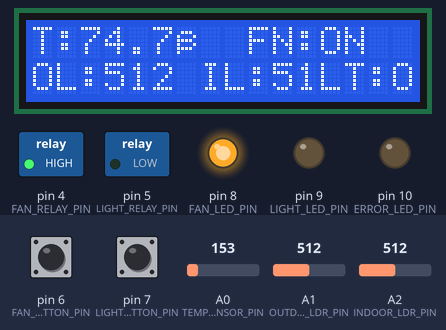
The sketch below on a simulated Arduino Uno, built with avr-gcc and run on an emulated ATmega328P. Shown: 16×2 character LCD, switched loads named in the sketch (green lamp = pin HIGH), output pins drawn as LEDs (lit = HIGH). Dashed ring = blinking. The inputs (shaded band) are chosen by the test bench; at power-on: A0 (TEMP_SENSOR_PIN) = 153, pin 6 (FAN_BUTTON_PIN) HIGH, pin 7 (LIGHT_BUTTON_PIN) HIGH, A1 (OUTDOOR_LDR_PIN) = 512, A2 (INDOOR_LDR_PIN) = 512. What the sketch prints to the serial monitor is not drawn.

Above: at 3.2 s.
3.3 s: A0 (TEMP_SENSOR_PIN) set to 197
At 4.9 s:
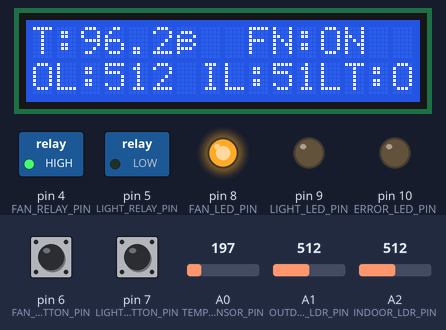
6.4 s: A0 (TEMP_SENSOR_PIN) set to 220
At 8.2 s:
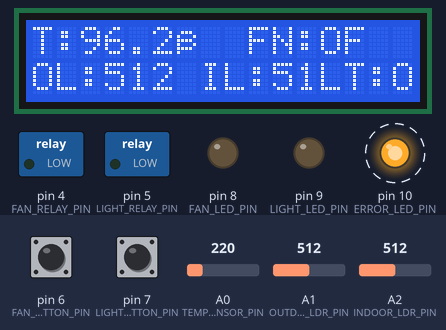
9.3 s: pin 6 (FAN_BUTTON_PIN) pulled LOW for 1 s
At 10.0 s:
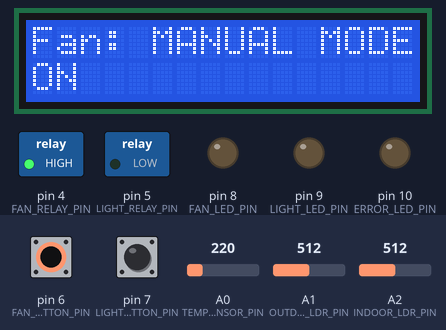
12.7 s: pin 7 (LIGHT_BUTTON_PIN) pulled LOW for 1 s
At 13.5 s:
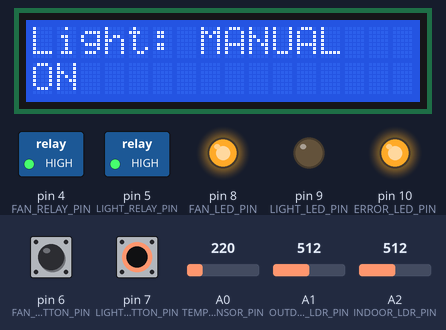
16.6 s: pin 7 (LIGHT_BUTTON_PIN) pulled LOW for 0.15 s
At 19.1 s:
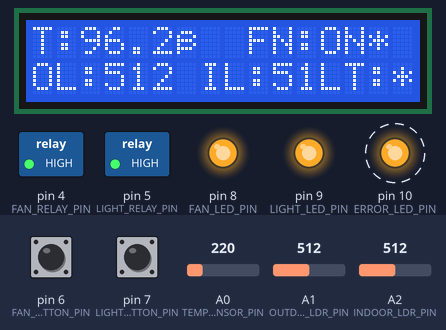
19.7 s: pin 6 (FAN_BUTTON_PIN) pulled LOW for 3.2 s
At 20.7 s:
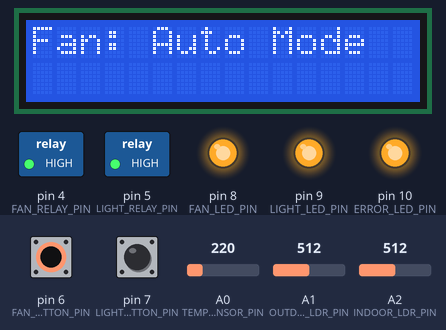
Timing chart, 0 to 26.1 s (numbered marks = the images above; inputs shaded):
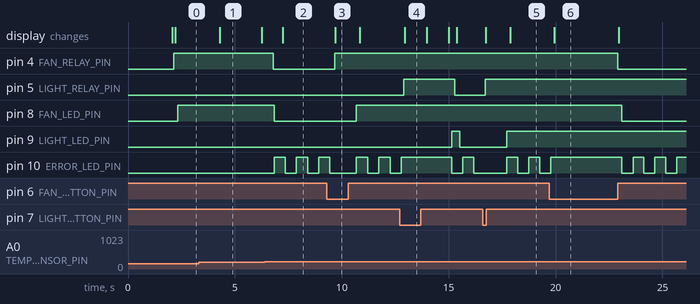

The sketch:

code.ino
```cpp
#include <Wire.h>   // required for the I2C devices communication.
#include <LiquidCrystal_I2C.h>

//pins declarations and definitions.

const int TEMP_SENSOR_PIN = A0;       // LM35 temperature sensor
const int OUTDOOR_LDR_PIN = A1;    // Outdoor light sensor
const int INDOOR_LDR_PIN = A2;        // Indoor light sensor


const int FAN_RELAY_PIN = 4;          // Relay control for fan
const int LIGHT_RELAY_PIN = 5;        // Relay control for lights


const int FAN_BUTTON_PIN = 6;         // Manual fan override button
const int LIGHT_BUTTON_PIN = 7;       // Manual light override button


const int FAN_LED_PIN = 8;            // Blue LED
const int LIGHT_LED_PIN = 9;          // Yellow LED
const int ERROR_LED_PIN = 10;         // Red LED


// temperature thresholds
const float TEMP_THRESHOLD_ON = 28.0;      // Fan ON above this temp (°C)
const float TEMP_THRESHOLD_OFF = 24.0;     // Fan OFF below this temp (°C)
//here in the temp threshold,the offing temp is 4°C less than the onning temp (hysteresis).

// Light thresholds
const int LIGHT_THRESHOLD_ON = 400;        // Lights ON below this (darker)
const int LIGHT_THRESHOLD_OFF = 500;       // Lights OFF above this (brighter)
// here also there is hysteresis in lights thresholds.

const int INDOOR_LIGHT_THRESHOLD = 300;     //here we are defining the threshold for the room also,this prevents turning on lights when room already bright

// Sunset simulation steps
const int SUNSET_STEPS = 10;                // 10 brightness levels for gradual change
const unsigned long STEP_DURATION = 30000;  // 30 seconds between steps

//timings
const unsigned long SENSOR_READ_INTERVAL = 500;      // Read sensors every 500ms
const unsigned long DISPLAY_UPDATE_INTERVAL = 1000;   // Update LCD every 1 second
const unsigned long TREND_WINDOW = 30000;             // 30 second trend window
const unsigned long MANUAL_OVERRIDE_TIMEOUT = 3600000; // 1 hour in milliseconds
const unsigned long BUTTON_DEBOUNCE_DELAY = 50;       // 50ms debounce


LiquidCrystal_I2C lcd(0x3F, 16, 2);

// Current sensor readings
float currentTemperature = 0.0;
int outdoorLightLevel = 0;
int indoorLightLevel = 0;

// Control states
bool fanState = false;              // Actual fan state (relay)
bool lightState = false;             // Actual light state (relay)
int currentBrightness = 0;           // 0-100% for sunset simulation

// Manual override states
bool fanManualOverride = false;
bool lightManualOverride = false;
unsigned long fanOverrideStartTime = 0;
unsigned long lightOverrideStartTime = 0;
bool fanManualState = false;
bool lightManualState = false;

// Temperature trend tracking
float temperatureReadings[10];        // Circular buffer for temperature history or trends
int tempIndex = 0;
unsigned long lastTrendTime = 0;

// Sunset simulation tracking
int targetBrightness = 0;
unsigned long lastStepTime = 0;
int currentStep = 0;

// Timing variables
unsigned long lastSensorRead = 0;
unsigned long lastDisplayUpdate = 0;
unsigned long lastErrorBlink = 0;

// Button states with debouncing
int lastFanButtonState = HIGH;
int lastLightButtonState = HIGH;
unsigned long lastFanButtonDebounce = 0;
unsigned long lastLightButtonDebounce = 0;

// Error flags
bool sensorError = false;
bool lastSensorError = false;


void setup() {

  Serial.begin(9600);     //9600 bits per second.
  Serial.println(F("Smart Climate & Lighting Control System"));

  // Initialize all pins
  pinMode(FAN_RELAY_PIN, OUTPUT);
  pinMode(LIGHT_RELAY_PIN, OUTPUT);
  pinMode(FAN_BUTTON_PIN, INPUT_PULLUP);  // Using internal pull-up
  pinMode(LIGHT_BUTTON_PIN, INPUT_PULLUP);
  pinMode(FAN_LED_PIN, OUTPUT);
  pinMode(LIGHT_LED_PIN, OUTPUT);
  pinMode(ERROR_LED_PIN, OUTPUT);

  // Set initial states to OFF
  digitalWrite(FAN_RELAY_PIN, LOW);
  digitalWrite(LIGHT_RELAY_PIN, LOW);
  digitalWrite(FAN_LED_PIN, LOW);
  digitalWrite(LIGHT_LED_PIN, LOW);
  digitalWrite(ERROR_LED_PIN, LOW);

  // Initialize LCD
  lcd.init();
  lcd.backlight();

  // Display welcome message
  lcd.setCursor(0, 0);
  lcd.print("Smart Climate");
  lcd.setCursor(0, 1);
  Serial.println(F("LCD Initialized - Welcome Screen"));
  delay(2000);
  lcd.clear();

  // Initialize temperature readings array
  for (int i = 0; i < 10; i++) {
    temperatureReadings[i] = 0.0;
  }
}

void loop() {
  unsigned long currentMillis = millis();

  //reading sensors in equispaced timings.
  if (currentMillis - lastSensorRead >= SENSOR_READ_INTERVAL) {
    readSensors();
    updateTemperatureTrend();
    lastSensorRead = currentMillis;
  }

  checkManualOverrides();
  if (!fanManualOverride) {
    updateFanControl();
  } else {
    //Check if manual override timeout has expired i.e. if 1 hour is passed.
    if (currentMillis - fanOverrideStartTime > MANUAL_OVERRIDE_TIMEOUT) {
      fanManualOverride = false;
      Serial.println(F("Fan manual override timeout,reverting to auto"));
      lcd.clear();
      lcd.setCursor(0, 0);
      lcd.print("Fan: Auto Mode");
      delay(1000);
    }
  }

  if (!lightManualOverride) {
    updateLightControl();
  } else {
    if (currentMillis - lightOverrideStartTime > MANUAL_OVERRIDE_TIMEOUT) {
      lightManualOverride = false;
      Serial.println(F("Light manual override timeout - reverting to auto"));
      lcd.clear();
      lcd.setCursor(0, 0);
      lcd.print("Light: Auto Mode");
      delay(1000);
    }
  }
  // gradual dimming of light
  updateSunsetSimulation(currentMillis);

  //updating the lcd display.
  if (currentMillis - lastDisplayUpdate >= DISPLAY_UPDATE_INTERVAL) {
    updateDisplay();
    lastDisplayUpdate = currentMillis;
  }

  updateStatusLEDs();
  delay(50);
}

void readSensors() {
  int tempRaw = analogRead(TEMP_SENSOR_PIN);
  int outdoorRaw = analogRead(OUTDOOR_LDR_PIN);
  int indoorRaw = analogRead(INDOOR_LDR_PIN);

  //temp convertion,converts raw ADC to temp in °C
  float calculatedTemp = (tempRaw * 5.0 / 1024.0) * 100.0;

  // Validation
  sensorError = false;

  // temp check--LM35 should read between -10°C and 100°C for valid range)
  if (calculatedTemp < -10.0 || calculatedTemp > 100.0) {
    sensorError = true;
    Serial.print(F("WARNING: Invalid temperature reading: "));
    Serial.println(calculatedTemp);
  } else {
    currentTemperature = calculatedTemp;
  }

  // Check LDR readings (should be between 0-1023)
  if (outdoorRaw < 0 || outdoorRaw > 1023 || indoorRaw < 0 || indoorRaw > 1023) {
    sensorError = true;
    Serial.println(F("WARNING: Invalid LDR reading"));
  } else {
    outdoorLightLevel = outdoorRaw;
    indoorLightLevel = indoorRaw;
  }

  // Log readings for debugging
  Serial.println("current Temp: " + String(currentTemperature, 1) + "°C");
  Serial.println("Outdoor light level: "+ String(outdoorLightLevel));
  Serial.println("Indoor light level: "+ String(indoorLightLevel));

  // Handle error LED
  if (sensorError && !lastSensorError) {
    // New error detected
    Serial.println(F("ERROR: Sensor failure detected!"));
    lastSensorError = true;
  } else if (!sensorError && lastSensorError) {
    // Error cleared
    lastSensorError = false;
  }
}

void updateTemperatureTrend() {
  temperatureReadings[tempIndex] = currentTemperature;
  tempIndex = (tempIndex + 1) % 10;
  lastTrendTime = millis();
}

float calculateTemperatureTrend() {
  float sumOld = 0.0;
  float sumNew = 0.0;
  int countOld = 0;
  int countNew = 0;

  // Average of old 3 readings
  for (int i = 0; i < 3; i++) {
    int index = (tempIndex - 1 - i + 10) % 10;
    if (temperatureReadings[index] > 0.1) {
      sumOld += temperatureReadings[index];
      countOld++;
    }
  }

  // Average of new 3 readings (current)
  for (int i = 0; i < 3; i++) {
    int index = (tempIndex - 4 - i + 10) % 10;
    if (temperatureReadings[index] > 0.1) {
      sumNew += temperatureReadings[index];
      countNew++;
    }
  }

  if (countOld > 0 && countNew > 0) {
    float avgOld = sumOld / countOld;
    float avgNew = sumNew / countNew;
    float trend = avgNew - avgOld;

    // Log trend for debugging
    if (abs(trend) > 0.5) {
      Serial.print(F("Temperature trend: "));
      Serial.print(trend, 2);
      Serial.println(trend > 0 ? F("°C/30s (Rising)") : F("°C/30s (Falling)"));
    }

    return trend;
  }

  return 0.0;  // Not enough data
}


void checkManualOverrides() {
  unsigned long currentMillis = millis();

  // Read button states
  int fanButtonReading = digitalRead(FAN_BUTTON_PIN);
  int lightButtonReading = digitalRead(LIGHT_BUTTON_PIN);

  // Fan button debouncing
  if (fanButtonReading != lastFanButtonState) {
    lastFanButtonDebounce = currentMillis;
  }

  if ((currentMillis - lastFanButtonDebounce) > BUTTON_DEBOUNCE_DELAY) {
    // Stable reading
    if (fanButtonReading == LOW) {  // Button pressed (LOW due to pull-up)
      fanManualOverride = !fanManualOverride;
      fanOverrideStartTime = currentMillis;

      if (fanManualOverride) {
        // Entering manual mode - toggle current state
        fanManualState = !fanState;
        digitalWrite(FAN_RELAY_PIN, fanManualState ? HIGH : LOW);
        fanState = fanManualState;
        Serial.println(F("BUTTON: Fan manual mode activated"));
        lcd.clear();
        lcd.setCursor(0, 0);
        lcd.print("Fan: MANUAL MODE");
        lcd.setCursor(0, 1);
        lcd.print(fanManualState ? "ON" : "OFF");
        delay(1000);
      } else {
        // Exiting manual mode
        Serial.println(F("BUTTON: Fan auto mode restored"));
        lcd.clear();
        lcd.setCursor(0, 0);
        lcd.print("Fan: Auto Mode");
        delay(1000);
      }

      // Debounce: wait for button release
      while (digitalRead(FAN_BUTTON_PIN) == LOW) {
        delay(10);
      }
    }
  }

  lastFanButtonState = fanButtonReading;

  // Light button debouncing
  if (lightButtonReading != lastLightButtonState) {
    lastLightButtonDebounce = currentMillis;
  }

  if ((currentMillis - lastLightButtonDebounce) > BUTTON_DEBOUNCE_DELAY) {
    if (lightButtonReading == LOW) {
      lightManualOverride = !lightManualOverride;
      lightOverrideStartTime = currentMillis;

      if (lightManualOverride) {
        lightManualState = !lightState;
        digitalWrite(LIGHT_RELAY_PIN, lightManualState ? HIGH : LOW);
        lightState = lightManualState;
        currentBrightness = lightManualState ? 100 : 0;
        Serial.println(F("BUTTON: Light manual mode activated"));
        lcd.clear();
        lcd.setCursor(0, 0);
        lcd.print("Light: MANUAL");
        lcd.setCursor(0, 1);
        lcd.print(lightManualState ? "ON" : "OFF");
        delay(1000);
      } else {
        Serial.println(F("BUTTON: Light auto mode restored"));
        lcd.clear();
        lcd.setCursor(0, 0);
        lcd.print("Light: Auto Mode");
        delay(1000);
      }

      while (digitalRead(LIGHT_BUTTON_PIN) == LOW) {
        delay(10);
      }
    }
  }

  lastLightButtonState = lightButtonReading;
}


void updateFanControl() {
  // Skip if sensor error (safe mode)
  if (sensorError) {
    if (fanState) {
      // Turn off fan in safe mode
      digitalWrite(FAN_RELAY_PIN, LOW);
      fanState = false;
      Serial.println(F("SAFE MODE: Fan turned OFF due to sensor error"));
    }
    return;
  }

  float trend = calculateTemperatureTrend();
  bool shouldFanBeOn = fanState;

  // Check if we should turn fan ON
  if (!fanState) {
    // Fan is currently OFF

    // Case 1: Temperature above threshold
    if (currentTemperature > TEMP_THRESHOLD_ON) {
      shouldFanBeOn = true;
      Serial.println(F("FAN: Temperature above threshold---turning ON"));
    }
    // Case 2: Temperature rising fast (predictive pre-cooling)
    else if (currentTemperature > (TEMP_THRESHOLD_ON - 2.0) && trend > 1.5) {
      shouldFanBeOn = true;
      Serial.println(F("FAN: Rapid temperature rise detected--- pre-cooling ON"));
    }
  }
  else {
    // Fan is currently ON

    // Turn OFF only when temperature drops below lower threshold (hysteresis)
    if (currentTemperature < TEMP_THRESHOLD_OFF) {
      shouldFanBeOn = false;
      Serial.println(F("FAN: Temperature below OFF threshold---turning OFF"));
    }
  }

  // Apply new state if changed
  if (shouldFanBeOn != fanState) {
    digitalWrite(FAN_RELAY_PIN, shouldFanBeOn ? HIGH : LOW);
    fanState = shouldFanBeOn;

    // Log state change
    Serial.print(F("FAN State Change: "));
    Serial.println(fanState ? F("ON") : F("OFF"));
  }
}

void updateLightControl() {
  // Skip if sensor error (safe mode)
  if (sensorError) {
    if (lightState) {
      // Turn off lights in safe mode
      digitalWrite(LIGHT_RELAY_PIN, LOW);
      lightState = false;
      currentBrightness = 0;
      Serial.println(F("SAFE MODE: Lights turned OFF due to sensor error"));
    }
    return;
  }

  bool shouldLightBeOn = lightState;

  // Determine if lights should be ON based on outdoor light
  bool outdoorDark = (outdoorLightLevel < LIGHT_THRESHOLD_ON);
  bool indoorDark = (indoorLightLevel < INDOOR_LIGHT_THRESHOLD);

  bool needLight = outdoorDark && indoorDark;

  // Check if outdoor is bright enough to turn lights off
  bool outdoorBright = (outdoorLightLevel > LIGHT_THRESHOLD_OFF);

  if (!lightState) {
    // Lights are currently OFF

    // Turn ON if needed (outdoor dark and indoor dark)
    if (needLight) {
      shouldLightBeOn = true;
      // Start sunset simulation (gradual turn on)
      targetBrightness = 100;
      currentStep = 0;
      lastStepTime = millis();
      Serial.println(F("LIGHT: Outdoor dark & indoor dark--- starting sunset simulation ON"));
    }
  }
  else {
    // Lights are currently ON

    // Turn OFF if outdoor is bright enough (using higher threshold for hysteresis)
    if (outdoorBright) {
      shouldLightBeOn = false;
      // Start sunrise simulation (gradual turn off)
      targetBrightness = 0;
      currentStep = 0;
      lastStepTime = millis();
      Serial.println(F("LIGHT: Outdoor bright---starting sunrise simulation OFF"));
    }
  }
}

void updateSunsetSimulation(unsigned long currentMillis) {
  static int lastRelayState = LOW;

  if (lightManualOverride) {
    return;
  }

  // Check if we need to change brightness
  if (currentBrightness != targetBrightness) {

    if (currentMillis - lastStepTime >= STEP_DURATION) {
      currentStep++;

      if (targetBrightness > currentBrightness) {
        // Turning ON gradually
        currentBrightness = min(targetBrightness, (currentStep * 100) / SUNSET_STEPS);
        Serial.print(F("SUNSET: Brightness increasing: "));
        Serial.print(currentBrightness);
        Serial.println(F("%"));
      } else {
        // Turning OFF gradually
        currentBrightness = max(targetBrightness, 100 - (currentStep * 100) / SUNSET_STEPS);
        Serial.print(F("SUNRISE: Brightness decreasing: "));
        Serial.print(currentBrightness);
        Serial.println(F("%"));
      }

      lastStepTime = currentMillis;

      int newRelayState = (currentBrightness > 50) ? HIGH : LOW;

      if (newRelayState != lastRelayState) {
        digitalWrite(LIGHT_RELAY_PIN, newRelayState);
        lastRelayState = newRelayState;
        lightState = (newRelayState == HIGH);

        Serial.print(F("LIGHT Relay: "));
        Serial.println(lightState ? F("ON") : F("OFF"));
      }

      // Stop stepping when reached target
      if (currentStep >= SUNSET_STEPS) {
        currentBrightness = targetBrightness;
        Serial.println(F("Sunset/Sunrise simulation complete"));
      }
    }
  }
}
//display functions
void updateDisplay() {
  lcd.clear();

  // Line 1: Temperature and Fan Status
  lcd.setCursor(0, 0);
  lcd.print("T:");
  lcd.print(currentTemperature, 1);
  lcd.print((char)223);  // Degree symbol
  lcd.print("C");

  // Show trend arrow
  float trend = calculateTemperatureTrend();
  lcd.setCursor(6, 0);
  if (trend > 0.5) {
    lcd.print("↑");  // Rising
  } else if (trend < -0.5) {
    lcd.print("↓");  // Falling
  } else {
    lcd.print("→");  // Stable
  }

  // Fan status with fixed width
  lcd.setCursor(9, 0);
  lcd.print("FN:");
  if (fanState) {
    lcd.print("ON ");
  } else {
    lcd.print("OFF");
  }

  // Manual override indicator for fan
  if (fanManualOverride) {
    lcd.setCursor(14, 0);
    lcd.print("*");
  } else {
    lcd.setCursor(14, 0);
    lcd.print(" ");
  }

  // Line 2: Light Info
  lcd.setCursor(0, 1);
  lcd.print("OL:");
  lcd.print(outdoorLightLevel);
  lcd.print(" ");

  lcd.setCursor(7, 1);
  lcd.print("IL:");
  lcd.print(indoorLightLevel);
  lcd.print(" ");

  // Light status with brightness (MAX/MID/LOW/DIM/OFF)
  lcd.setCursor(12, 1);
  lcd.print("LT:");

  if (lightState) {
    if (currentBrightness > 80) {
      lcd.print("MAX");
    } else if (currentBrightness > 50) {
      lcd.print("MID");
    } else if (currentBrightness > 20) {
      lcd.print("LOW");
    } else {
      lcd.print("DIM");
    }
  } else {
    lcd.print("OFF");
  }

  // Manual override indicator for lights
  if (lightManualOverride) {
    lcd.setCursor(15, 1);
    lcd.print("*");
  }

  // ============ SERIAL DEBUGGING OUTPUT ============
  // Print current readings to Serial Monitor

  Serial.println("Current Sensor Readings:");

  // Temperature reading
  Serial.println("current Temp: " + String(currentTemperature, 1) + "°C");

  // Light readings
  Serial.println("Outdoor light level: " + String(outdoorLightLevel));
  Serial.println("Indoor light level: " + String(indoorLightLevel));

  // Fan status
  Serial.println("Fan state: " + String(fanState ? "ON" : "OFF") +
                 (fanManualOverride ? " (MANUAL)" : " (AUTO)"));

  // Light status with brightness
  String lightStatus = "Light state: " + String(lightState ? "ON" : "OFF");
  if (lightState) {
    lightStatus += " (Brightness: " + String(currentBrightness) + "%)";

    // Add the text indicator
    if (currentBrightness > 80) lightStatus += " [MAX]";
    else if (currentBrightness > 50) lightStatus += " [MID]";
    else if (currentBrightness > 20) lightStatus += " [LOW]";
    else lightStatus += " [DIM]";
  }
  lightStatus += (lightManualOverride ? " (MANUAL)" : " (AUTO)");
  Serial.println(lightStatus);

  // Temperature trend if significant
  if (abs(trend) > 0.5) {
    String trendDir = (trend > 0) ? "RISING" : "FALLING";
    Serial.println("Temperature trend: " + String(trend, 2) + "°C/30s (" + trendDir + ")");
  }

  // Error status if any
  if (sensorError) {
    Serial.println("Sensor error detected!!!");
  }
}

//LED functions
void updateStatusLEDs() {
  // Fan LED (Blue) - ON when fan is on
  digitalWrite(FAN_LED_PIN, fanState ? HIGH : LOW);

  // Light LED (Yellow) - ON when lights are on
  digitalWrite(LIGHT_LED_PIN, lightState ? HIGH : LOW);

  // Error LED (Red) - Blink if sensor error
  if (sensorError) {
    // Blink error LED every 500ms
    unsigned long currentMillis = millis();
    if (currentMillis - lastErrorBlink > 500) {
      digitalWrite(ERROR_LED_PIN, !digitalRead(ERROR_LED_PIN));
      lastErrorBlink = currentMillis;
    }
  } else {
    digitalWrite(ERROR_LED_PIN, LOW);
  }
}
```

Measured:
- the behaviour switches between 204 and 205 on A0 (TEMP_SENSOR_PIN) (found by bisection; images 1 and 2)
- after the input at 3.3 s, the display: changes after 0.99 s (image 1)
- after the input at 6.4 s, pin 4 (FAN_RELAY_PIN): HIGH → LOW after 0.40 s; pin 8 (FAN_LED_PIN): HIGH → LOW after 0.45 s; pin 10 (ERROR_LED_PIN): alternates HIGH for 0.51 s and LOW for 0.53 s, starting after 0.45 s; the display: changes after 0.84 s (image 2)
- after the input at 9.3 s, pin 4 (FAN_RELAY_PIN): LOW → HIGH after 0.36 s; pin 8 (FAN_LED_PIN): LOW → HIGH after 1.4 s; the display: changes after 0.38 s (image 3)
- after the input at 12.7 s, pin 5 (LIGHT_RELAY_PIN): LOW → HIGH after 0.19 s, → LOW 2.4 s later; pin 9 (LIGHT_LED_PIN): LOW → HIGH after 2.4 s, → LOW 0.36 s later; the display: changes after 0.24 s (image 4)
- after the input at 16.6 s, pin 5 (LIGHT_RELAY_PIN): LOW → HIGH after 0.10 s; pin 9 (LIGHT_LED_PIN): LOW → HIGH after 1.1 s; the display: first changes after 0.12 s (image 5 shows a later state)
- after the input at 19.7 s, pin 4 (FAN_RELAY_PIN): HIGH → LOW after 3.2 s; pin 8 (FAN_LED_PIN): HIGH → LOW after 3.4 s; the display: changes after 0.23 s (image 6)
